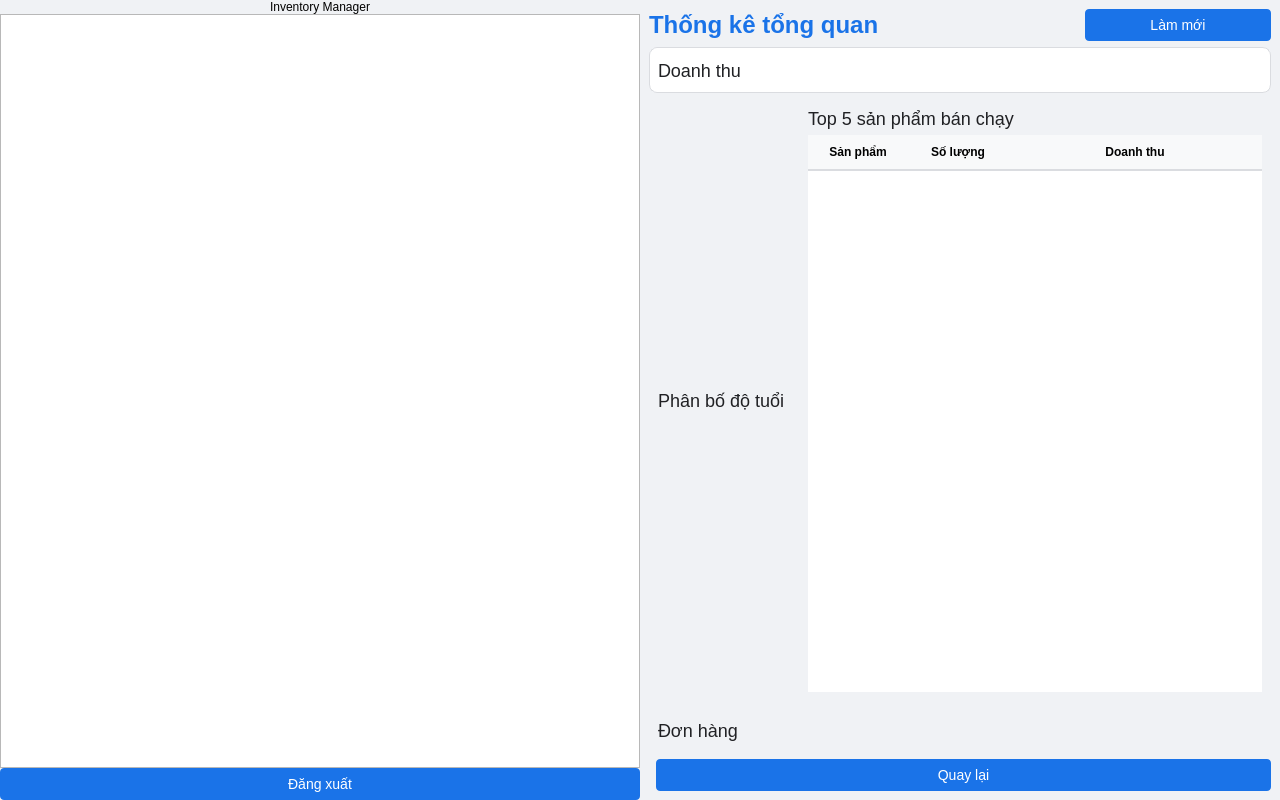
<?xml version="1.0" encoding="UTF-8"?>
<ui version="4.0">
 <class>DashboardStats</class>
 <widget class="QMainWindow" name="DashboardStats">
  <property name="geometry">
   <rect>
    <x>0</x>
    <y>0</y>
    <width>1280</width>
    <height>800</height>
   </rect>
  </property>
  <property name="styleSheet">
   <string>
    QMainWindow {
      background-color: #f0f2f5;
    }
    QLabel#title {
      font-size: 24px;
      color: #1a73e8;
      font-weight: bold;
    }
    QLabel.stat_value {
      font-size: 28px;
      font-weight: bold;
      color: #202124;
    }
    QLabel.stat_label {
      font-size: 14px;
      color: #5f6368;
    }
    QWidget#stat_card {
      background: white;
      border: 1px solid #dadce0;
      border-radius: 8px;
      padding: 15px;
    }
    QTableWidget {
      background: white;
      border: none;
    }
    QHeaderView::section {
      background-color: #f8f9fa;
      padding: 8px;
      border: none;
      border-bottom: 2px solid #dadce0;
      font-weight: bold;
    }
    QPushButton {
      background-color: #1a73e8;
      color: white;
      border: none;
      border-radius: 4px;
      padding: 8px 16px;
      font-size: 14px;
    }
    QPushButton:hover {
      background-color: #1557b0;
    }
   </string>
  </property>
  <widget class="QWidget" name="centralwidget">
   <layout class="QHBoxLayout" name="horizontalLayout">
    <property name="spacing">
     <number>0</number>
    </property>
    <property name="margin">
     <number>0</number>
    </property>
    
    <!-- Sidebar -->
    <item>
     <widget class="QWidget" name="sidebar">
      <property name="minimumWidth">
       <number>250</number>
      </property>
      <property name="maximumWidth">
       <number>250</number>
      </property>
      <layout class="QVBoxLayout" name="sidebar_layout">
       <property name="spacing">
        <number>0</number>
       </property>
       <property name="margin">
        <number>0</number>
       </property>
       <item>
        <widget class="QLabel" name="logo">
         <property name="text">
          <string>Inventory Manager</string>
         </property>
         <property name="alignment">
          <set>Qt::AlignCenter</set>
         </property>
        </widget>
       </item>
       <item>
        <widget class="QListWidget" name="sidebar_list"/>
       </item>
       <item>
        <widget class="QPushButton" name="logout_btn">
         <property name="text">
          <string>Đăng xuất</string>
         </property>
        </widget>
       </item>
      </layout>
     </widget>
    </item>
    
    <!-- Content Area -->
    <item>
     <widget class="QWidget" name="content">
      <layout class="QVBoxLayout" name="content_layout">
       <item>
        <layout class="QHBoxLayout" name="header_layout">
         <item>
          <widget class="QLabel" name="title">
           <property name="text">
            <string>Thống kê tổng quan</string>
           </property>
          </widget>
         </item>
         <item>
          <spacer name="horizontalSpacer">
           <property name="orientation">
            <enum>Qt::Horizontal</enum>
           </property>
          </spacer>
         </item>
         <item>
          <widget class="QLabel" name="last_refresh_label">
           <property name="styleSheet">
            <string>color: #5f6368;</string>
           </property>
          </widget>
         </item>
         <item>
          <widget class="QPushButton" name="refresh_btn">
           <property name="text">
            <string>Làm mới</string>
           </property>
          </widget>
         </item>
        </layout>
       </item>
       
       <!-- Revenue Section -->
       <item>
        <widget class="QWidget" name="stat_card">
         <layout class="QVBoxLayout" name="revenue_layout">
          <item>
           <layout class="QHBoxLayout" name="revenue_header">
            <item>
             <widget class="QLabel" name="revenue_label">
              <property name="styleSheet">
               <string>QLabel { font-size: 18px; color: #202124; }</string>
              </property>
              <property name="text">
               <string>Doanh thu</string>
              </property>
             </widget>
            </item>
            <item>
             <widget class="QLabel" name="total_revenue_label">
              <property name="styleSheet">
               <string>QLabel { font-size: 24px; color: #1a73e8; font-weight: bold; }</string>
              </property>
             </widget>
            </item>
           </layout>
          </item>
          <item>
           <layout class="QVBoxLayout" name="revenue_chart_layout"/>
          </item>
         </layout>
        </widget>
       </item>
       
       <!-- Middle Section: Age Demographics and Top Products -->
       <item>
        <layout class="QHBoxLayout" name="middle_layout">
         <!-- Age Demographics -->
         <item>
          <widget class="QWidget" name="stat_card">
           <layout class="QVBoxLayout" name="age_layout">
            <item>
             <widget class="QLabel" name="age_label">
              <property name="styleSheet">
               <string>QLabel { font-size: 18px; color: #202124; }</string>
              </property>
              <property name="text">
               <string>Phân bố độ tuổi</string>
              </property>
             </widget>
            </item>
            <item>
             <layout class="QVBoxLayout" name="age_chart_layout"/>
            </item>
           </layout>
          </widget>
         </item>
         
         <!-- Top Products -->
         <item>
          <widget class="QWidget" name="stat_card">
           <layout class="QVBoxLayout" name="products_layout">
            <item>
             <widget class="QLabel" name="products_label">
              <property name="styleSheet">
               <string>QLabel { font-size: 18px; color: #202124; }</string>
              </property>
              <property name="text">
               <string>Top 5 sản phẩm bán chạy</string>
              </property>
             </widget>
            </item>
            <item>
             <widget class="QTableWidget" name="top_products_table">
              <property name="columnCount">
               <number>3</number>
              </property>
              <attribute name="horizontalHeaderStretchLastSection">
               <bool>true</bool>
              </attribute>
              <column>
               <property name="text">
                <string>Sản phẩm</string>
               </property>
              </column>
              <column>
               <property name="text">
                <string>Số lượng</string>
               </property>
              </column>
              <column>
               <property name="text">
                <string>Doanh thu</string>
               </property>
              </column>
             </widget>
            </item>
           </layout>
          </widget>
         </item>
        </layout>
       </item>
       
       <!-- Orders Section -->
       <item>
        <widget class="QWidget" name="stat_card">
         <layout class="QVBoxLayout" name="orders_layout">
          <item>
           <layout class="QHBoxLayout" name="orders_header">
            <item>
             <widget class="QLabel" name="orders_label">
              <property name="styleSheet">
               <string>QLabel { font-size: 18px; color: #202124; }</string>
              </property>
              <property name="text">
               <string>Đơn hàng</string>
              </property>
             </widget>
            </item>
            <item>
             <widget class="QLabel" name="total_orders_label">
              <property name="styleSheet">
               <string>QLabel { font-size: 24px; color: #34a853; font-weight: bold; }</string>
              </property>
             </widget>
            </item>
           </layout>
          </item>
          <item>
           <layout class="QVBoxLayout" name="orders_chart_layout"/>
          </item>
         </layout>
        </widget>
       </item>
       
       <!-- Bottom Buttons -->
       <item>
        <layout class="QHBoxLayout" name="bottom_layout">
         <item>
          <spacer name="horizontalSpacer_2">
           <property name="orientation">
            <enum>Qt::Horizontal</enum>
           </property>
          </spacer>
         </item>
         <item>
          <widget class="QPushButton" name="back_btn">
           <property name="text">
            <string>Quay lại</string>
           </property>
          </widget>
         </item>
        </layout>
       </item>
      </layout>
     </widget>
    </item>
   </layout>
  </widget>
 </widget>
</ui> 
